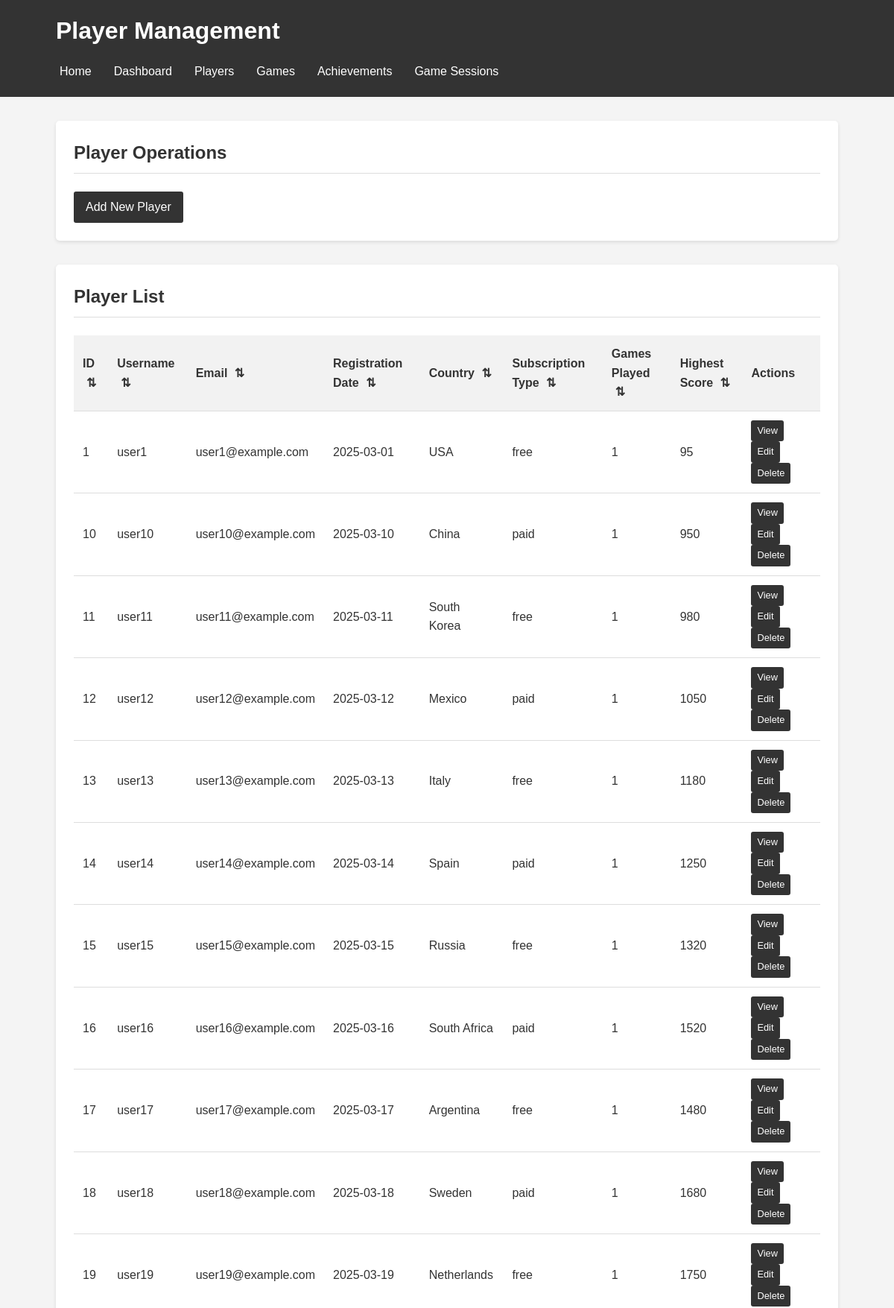
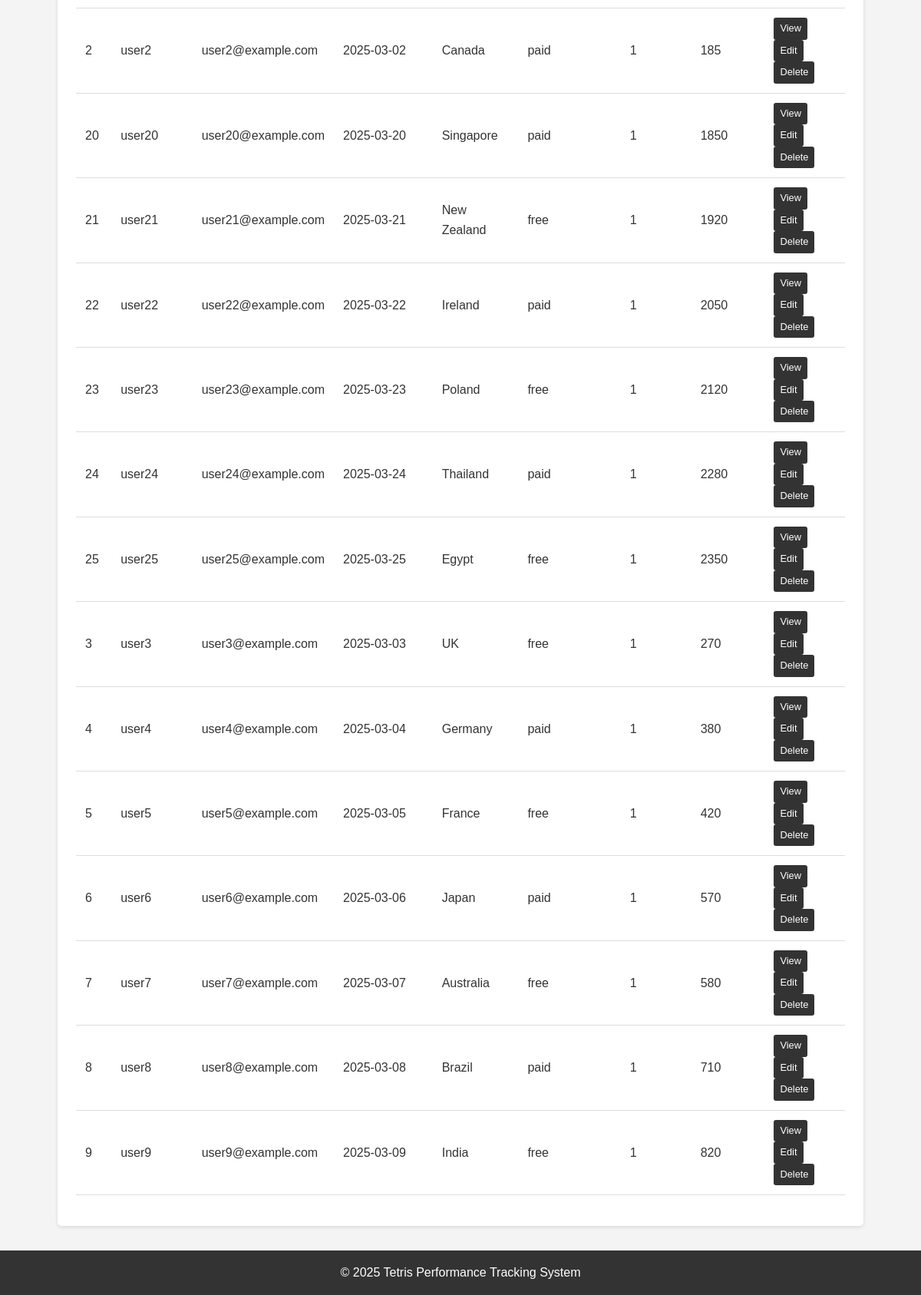
Page /players.php on the committed database (2 pictures, top to bottom).
### tables this page shows
CREATE TABLE Player (
    player_id INT PRIMARY KEY,
    username VARCHAR(50) NOT NULL,
    email_address VARCHAR(100) NOT NULL UNIQUE,
    date_registration DATE NOT NULL,
    date_of_birth DATE,
    country VARCHAR(50),
    subscription_type ENUM('free','paid') NOT NULL DEFAULT 'free'
);

### players.php (the view, shortened to what this page needs)
<?php
include 'includes/db_connection.php';
$sql = "SELECT p.player_id, p.username, p.email_address, p.date_registration, p.country,
        p.subscription_type, COUNT(pg.game_id) as games_played,
        MAX(pg.highest_score) as max_score
        FROM Player p
        LEFT JOIN PlayerGame pg ON p.player_id = pg.player_id
        GROUP BY p.player_id, p.username, p.email_address, p.date_registration, p.country, p.subscription_type
        ORDER BY p.username";
$players = $conn->query($sql);
?>
<!DOCTYPE html>
<html lang="en">
<head>
    <link rel="stylesheet" href="css/style.css">
</head>
<body>
    <header>
        <div class="container">
            <h1>Player Management</h1>
            <nav>
                <ul>
                    <li><a href="index.php">Home</a></li>
                    <li><a href="dashboard.php">Dashboard</a></li>
                    <li><a href="players.php">Players</a></li>
                    <li><a href="games.php">Games</a></li>
                    <li><a href="achievements.php">Achievements</a></li>
                    <li><a href="sessions.php">Game Sessions</a></li>
                </ul>
            </nav>
        </div>
    </header>
    <main class="container">
        <section class="player-actions">
            <h2>Player Operations</h2>
            <a href="player_form.php" class="btn">Add New Player</a>
        </section>
        <section class="player-list">
            <h2>Player List</h2>
            <table class="sortable">
                <thead>
                    <tr>
                        <th class="sortable-header">ID</th>
                        <th class="sortable-header">Username</th>
                        <th class="sortable-header">Email</th>
                        <th class="sortable-header">Registration Date</th>
                        <th class="sortable-header">Country</th>
                        <th class="sortable-header">Subscription Type</th>
                        <th class="sortable-header">Games Played</th>
                        <th class="sortable-header">Highest Score</th>
                        <th>Actions</th>
                    </tr>
                </thead>
                <tbody>
                <?php if($players && $players->num_rows > 0): ?>
                    <?php while($player = $players->fetch_assoc()): ?>
                    <tr>
                        <td><?php echo $player['player_id']; ?></td>
                        <td><?php echo $player['username']; ?></td>
                        <td><?php echo $player['email_address']; ?></td>
                        <td><?php echo $player['date_registration']; ?></td>
                        <td><?php echo $player['country']; ?></td>
                        <td><?php echo $player['subscription_type']; ?></td>
                        <td><?php echo $player['games_played']; ?></td>
                        <td><?php echo $player['max_score'] ? $player['max_score'] : 0; ?></td>
                        <td>
                            <a href="player_details.php?id=<?php echo $player['player_id']; ?>" class="btn small">View</a>
                            <a href="player_form.php?id=<?php echo $player['player_id']; ?>" class="btn small">Edit</a>
                            <a href="players.php?delete_id=<?php echo $player['player_id']; ?>" class="btn small delete-btn">Delete</a>
                        </td>
                    </tr>
                    <?php endwhile; ?>
                <?php else: ?>
                    <tr>
                        <td colspan="9">No player data found</td>
                    </tr>
                <?php endif; ?>
                </tbody>
            </table>
        </section>
    </main>
    <footer>
        <div class="container">
        <p>&copy; <?php echo date('Y'); ?> Tetris Performance Tracking System</p>
        </div>
    </footer>
</body>
</html>

### css/style.css (style rules this page uses)
* { margin: 0; padding: 0; box-sizing: border-box; }
body { font-family: 'Arial', sans-serif; line-height: 1.6; color: #333; background-color: #f4f4f4; }
.container { width: 90%; max-width: 1200px; margin: 0 auto; padding: 0 15px; }
header { background: #333; color: #fff; padding: 1rem 0; margin-bottom: 2rem; }
header h1 { margin-bottom: 1rem; }
nav ul { display: flex; flex-wrap: wrap; list-style: none; }
nav ul li { margin-right: 20px; margin-bottom: 5px; }
nav ul li a { color: #fff; text-decoration: none; padding: 5px; transition: all 0.3s ease; }
main { padding-bottom: 2rem; }
section { margin-bottom: 2rem; background: #fff; padding: 1.5rem; border-radius: 5px; box-shadow: 0 2px 5px rgba(0,0,0,0.1); }
section h2 { border-bottom: 1px solid #ddd; padding-bottom: 0.5rem; margin-bottom: 1.5rem; }
table { width: 100%; border-collapse: collapse; margin-bottom: 1rem; }
table th, table td { padding: 0.75rem; text-align: left; border-bottom: 1px solid #ddd; }
table th { background-color: #f2f2f2; font-weight: bold; }
button, .btn { display: inline-block; background: #333; color: #fff; border: none; padding: 0.5rem 1rem; margin-right: 0.5rem; border-radius: 3px; cursor: pointer; text-decoration: none; font-size: 1rem; transition: background 0.3s ease; }
.btn.small { padding: 0.25rem 0.5rem; font-size: 0.8rem; }
th.sortable-header { cursor: pointer; }
footer { background: #333; color: #fff; text-align: center; padding: 1rem 0; margin-top: 2rem; }

### rows in the picture
player: player_id "1", username "user1", email_address "user1@example.com", date_registration "2025-03-01", country "USA", subscription_type "free", games_played "1", max_score "95"
player: player_id "10", username "user10", email_address "user10@example.com", date_registration "2025-03-10", country "China", subscription_type "paid", games_played "1", max_score "950"
player: player_id "11", username "user11", email_address "user11@example.com", date_registration "2025-03-11", country "South Korea", subscription_type "free", games_played "1", max_score "980"
player: player_id "12", username "user12", email_address "user12@example.com", date_registration "2025-03-12", country "Mexico", subscription_type "paid", games_played "1", max_score "1050"
player: player_id "13", username "user13", email_address "user13@example.com", date_registration "2025-03-13", country "Italy", subscription_type "free", games_played "1", max_score "1180"
player: player_id "14", username "user14", email_address "user14@example.com", date_registration "2025-03-14", country "Spain", subscription_type "paid", games_played "1", max_score "1250"
player: player_id "15", username "user15", email_address "user15@example.com", date_registration "2025-03-15", country "Russia", subscription_type "free", games_played "1", max_score "1320"
player: player_id "16", username "user16", email_address "user16@example.com", date_registration "2025-03-16", country "South Africa", subscription_type "paid", games_played "1", max_score "1520"
player: player_id "17", username "user17", email_address "user17@example.com", date_registration "2025-03-17", country "Argentina", subscription_type "free", games_played "1", max_score "1480"
player: player_id "18", username "user18", email_address "user18@example.com", date_registration "2025-03-18", country "Sweden", subscription_type "paid", games_played "1", max_score "1680"
player: player_id "19", username "user19", email_address "user19@example.com", date_registration "2025-03-19", country "Netherlands", subscription_type "free", games_played "1", max_score "1750"
player: player_id "2", username "user2", email_address "user2@example.com", date_registration "2025-03-02", country "Canada", subscription_type "paid", games_played "1", max_score "185"
player: player_id "20", username "user20", email_address "user20@example.com", date_registration "2025-03-20", country "Singapore", subscription_type "paid", games_played "1", max_score "1850"
player: player_id "21", username "user21", email_address "user21@example.com", date_registration "2025-03-21", country "New Zealand", subscription_type "free", games_played "1", max_score "1920"
player: player_id "22", username "user22", email_address "user22@example.com", date_registration "2025-03-22", country "Ireland", subscription_type "paid", games_played "1", max_score "2050"
player: player_id "23", username "user23", email_address "user23@example.com", date_registration "2025-03-23", country "Poland", subscription_type "free", games_played "1", max_score "2120"
player: player_id "24", username "user24", email_address "user24@example.com", date_registration "2025-03-24", country "Thailand", subscription_type "paid", games_played "1", max_score "2280"
player: player_id "25", username "user25", email_address "user25@example.com", date_registration "2025-03-25", country "Egypt", subscription_type "free", games_played "1", max_score "2350"
player: player_id "3", username "user3", email_address "user3@example.com", date_registration "2025-03-03", country "UK", subscription_type "free", games_played "1", max_score "270"
player: player_id "4", username "user4", email_address "user4@example.com", date_registration "2025-03-04", country "Germany", subscription_type "paid", games_played "1", max_score "380"
player: player_id "5", username "user5", email_address "user5@example.com", date_registration "2025-03-05", country "France", subscription_type "free", games_played "1", max_score "420"
player: player_id "6", username "user6", email_address "user6@example.com", date_registration "2025-03-06", country "Japan", subscription_type "paid", games_played "1", max_score "570"
player: player_id "7", username "user7", email_address "user7@example.com", date_registration "2025-03-07", country "Australia", subscription_type "free", games_played "1", max_score "580"
player: player_id "8", username "user8", email_address "user8@example.com", date_registration "2025-03-08", country "Brazil", subscription_type "paid", games_played "1", max_score "710"
player: player_id "9", username "user9", email_address "user9@example.com", date_registration "2025-03-09", country "India", subscription_type "free", games_played "1", max_score "820"
